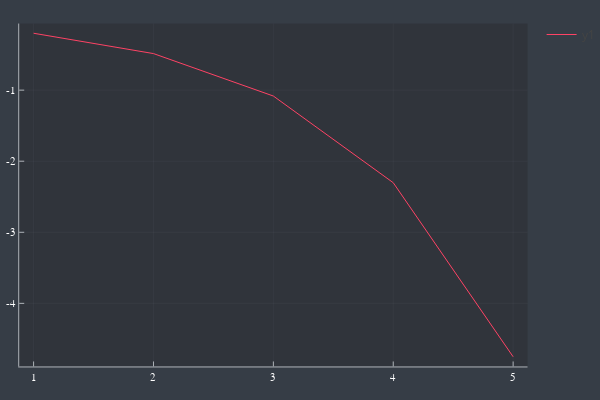

The notebook cell this image was saved under:
### Code cell
plot((log10.(absolute_scaling(abs.(eigs[1:5])))))

### Figure 1 — Plotly figure (JSON) as saved in the notebook; plotly's stock layout.template omitted (floating-point values rounded to 4 significant figures)
{"data": [{"colorbar": {"title": ""}, "legendgroup": "y1", "line": {"color": "rgba(254, 67, 101, 1.000)", "dash": "solid", "shape": "linear", "width": 1}, "mode": "lines", "name": "y1", "showlegend": true, "type": "scatter", "x": [1, 2, 3, 4, 5], "xaxis": "x", "y": [-0.1995, -0.4858, -1.083, -2.303, -4.751], "yaxis": "y", "zmax": null, "zmin": null}], "layout": {"annotations": [], "height": 400, "legend_position": {"bgcolor": "rgba(54, 61, 70, 1.000)", "bordercolor": "rgba(255, 255, 255, 1.000)", "borderwidth": 1, "font": {"color": "rgba(255, 255, 255, 1.000)", "family": "sans-serif", "size": 11}, "title": {"font": {"color": "rgba(255, 255, 255, 1.000)", "family": "sans-serif", "size": 15}, "text": ""}, "tracegroupgap": 0, "traceorder": "normal", "x": 1, "xanchor": "auto", "y": 1, "yanchor": "auto"}, "margin": {"b": 20, "l": 0, "r": 0, "t": 20}, "paper_bgcolor": "rgba(54, 61, 70, 1.000)", "plot_bgcolor": "rgba(48, 52, 59, 1.000)", "showlegend": true, "width": 600, "xaxis": {"anchor": "y", "domain": [0.03619, 0.9934], "gridcolor": "rgba(173, 178, 183, 0.100)", "gridwidth": 0.5, "linecolor": "rgba(173, 178, 183, 1.000)", "mirror": false, "range": [0.88, 5.12], "showgrid": true, "showline": true, "showticklabels": true, "tickangle": 0, "tickcolor": "rgb(173, 178, 183)", "tickfont": {"color": "rgba(255, 255, 255, 1.000)", "family": "sans-serif", "size": 11}, "tickmode": "array", "ticks": "inside", "ticktext": ["1", "2", "3", "4", "5"], "tickvals": [1, 2, 3, 4, 5], "title": "", "titlefont": {"color": "rgba(255, 255, 255, 1.000)", "family": "sans-serif", "size": 15}, "type": "-", "visible": true, "zeroline": false, "zerolinecolor": "rgba(173, 178, 183, 1.000)"}, "yaxis": {"anchor": "x", "domain": [0.03762, 0.9902], "gridcolor": "rgba(173, 178, 183, 0.100)", "gridwidth": 0.5, "linecolor": "rgba(173, 178, 183, 1.000)", "mirror": false, "range": [-4.888, -0.06298], "showgrid": true, "showline": true, "showticklabels": true, "tickangle": 0, "tickcolor": "rgb(173, 178, 183)", "tickfont": {"color": "rgba(255, 255, 255, 1.000)", "family": "sans-serif", "size": 11}, "tickmode": "array", "ticks": "inside", "ticktext": ["-4", "-3", "-2", "-1"], "tickvals": [-4, -3, -2, -1], "title": "", "titlefont": {"color": "rgba(255, 255, 255, 1.000)", "family": "sans-serif", "size": 15}, "type": "-", "visible": true, "zeroline": false, "zerolinecolor": "rgba(173, 178, 183, 1.000)"}}}
